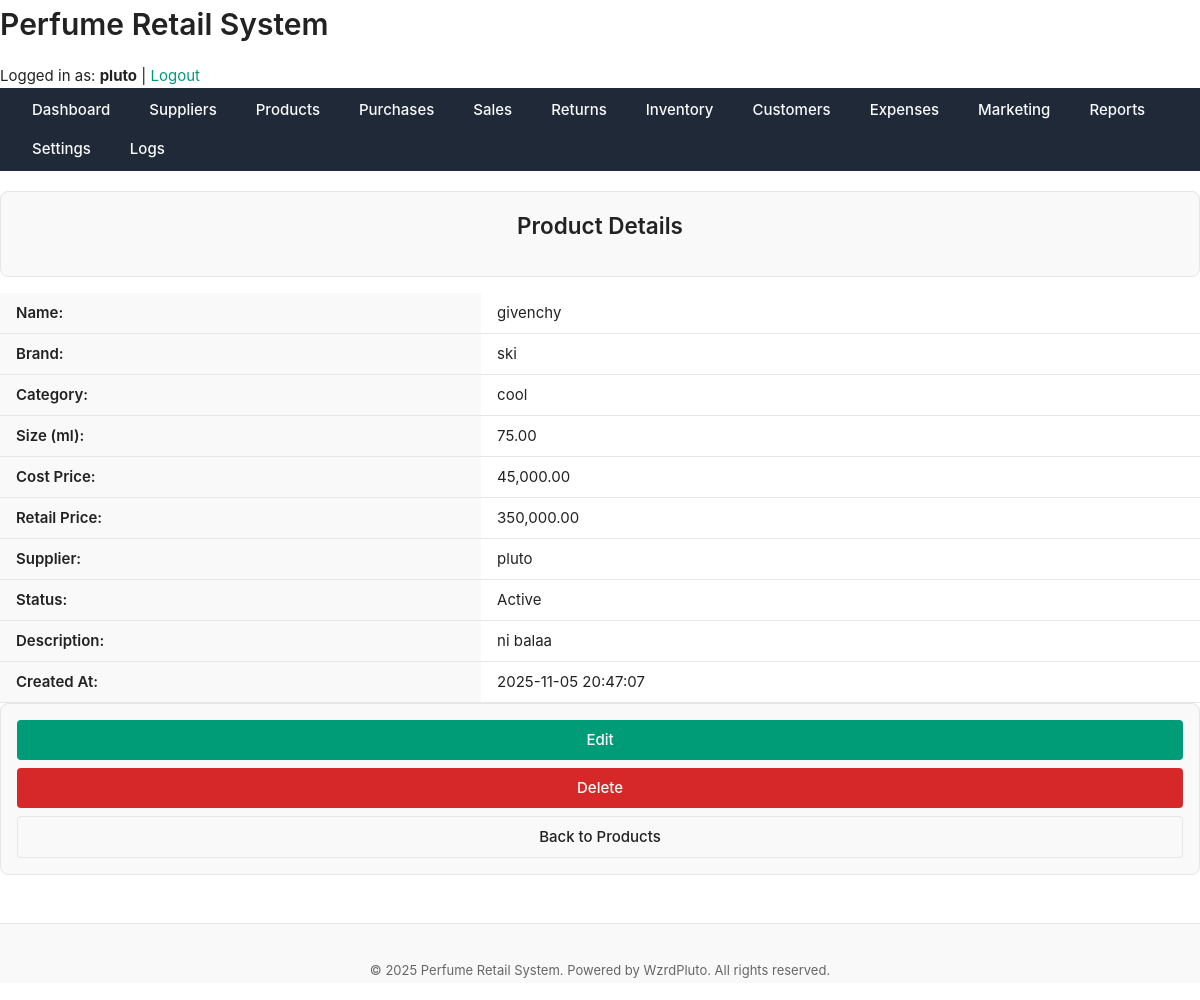
/public/products/view.php?id=12 (signed in), run on the app's committed database.
### tables this page shows
CREATE TABLE `products` (
  `product_id` int(11) NOT NULL,
  `name` varchar(150) NOT NULL,
  `brand` varchar(100) DEFAULT NULL,
  `category` varchar(100) DEFAULT NULL,
  `size_ml` decimal(6,2) DEFAULT NULL,
  `cost_price` decimal(10,2) NOT NULL,
  `retail_price` decimal(10,2) NOT NULL,
  `supplier_id` int(11) DEFAULT NULL,
  `status` enum('active','discontinued') DEFAULT 'active',
  `created_at` datetime DEFAULT current_timestamp(),
  `description` text NOT NULL
);

CREATE TABLE `suppliers` (
  `supplier_id` int(11) NOT NULL,
  `name` varchar(150) NOT NULL,
  `contact_person` varchar(100) DEFAULT NULL,
  `phone` varchar(50) DEFAULT NULL,
  `email` varchar(100) DEFAULT NULL,
  `address` text DEFAULT NULL,
  `reliability_score` decimal(4,2) DEFAULT 0.00,
  `created_at` datetime DEFAULT current_timestamp()
);

### includes/functions.php (called while the page is built, shortened)
<?php
function get_product_by_id(PDO $pdo, int $product_id): ?array {
    $stmt = $pdo->prepare("SELECT * FROM products WHERE product_id = :product_id");
    $stmt->execute(['product_id' => $product_id]);
    $row = $stmt->fetch(PDO::FETCH_ASSOC);
    return $row ?: null;
}

### public/products/view.php (the view, shortened to what this page needs)
<?php
require_once '../../includes/functions.php';
$product_id = (int)$_GET['id'];
$product = get_product_by_id($pdo, $product_id);
$supplier_name = null;
if (!empty($product['supplier_id'])) {
    $stmt = $pdo->prepare("SELECT name FROM suppliers WHERE supplier_id = :id");
    $stmt->execute(['id' => $product['supplier_id']]);
    $supplier = $stmt->fetch(PDO::FETCH_ASSOC);
    $supplier_name = $supplier ? $supplier['name'] : null;
}
include '../../includes/header.php';
?>
<div class="card mb-sm" style="display:flex; justify-content:space-between; align-items:center;">
<h2>Product Details</h2>
</div>
<table class="details-table">
    <tr>
        <th>Name:</th>
        <td><?= htmlspecialchars($product['name']) ?></td>
    </tr>
    <tr>
        <th>Brand:</th>
        <td><?= htmlspecialchars($product['brand'] ?: '-') ?></td>
    </tr>
    <tr>
        <th>Category:</th>
        <td><?= htmlspecialchars($product['category'] ?: '-') ?></td>
    </tr>
    <tr>
        <th>Size (ml):</th>
        <td><?= $product['size_ml'] ? htmlspecialchars($product['size_ml']) : '-' ?></td>
    </tr>
    <tr>
        <th>Cost Price:</th>
        <td><?= number_format($product['cost_price'], 2) ?></td>
    </tr>
    <tr>
        <th>Retail Price:</th>
        <td><?= number_format($product['retail_price'], 2) ?></td>
    </tr>
    <tr>
        <th>Supplier:</th>
        <td><?= htmlspecialchars($supplier_name ?: '-') ?></td>
    </tr>
    <tr>
        <th>Status:</th>
        <td><?= ucfirst(htmlspecialchars($product['status'])) ?></td>
    </tr>
    <tr>
        <th>Description:</th>
        <td><?= nl2br(htmlspecialchars($product['description'])) ?></td>
    </tr>
    <tr>
        <th>Created At:</th>
        <td><?= htmlspecialchars($product['created_at']) ?></td>
    </tr>
</table>
<div class="card mb-sm" style="display:flex; justify-content:space-between;">
    <a class="btn btn-primary" href="edit.php?id=<?= $product['product_id'] ?>">Edit</a>
    <a class="btn btn-danger" href="delete.php?id=<?= $product['product_id'] ?>"
       onclick="return confirm('Are you sure you want to delete this product?');">
       Delete
    </a>
    <a class="btn btn-secondary" href="index.php">Back to Products</a>
</div>
<?php include '../../includes/footer.php'; ?>

### assets/css/layout.css (style rules this page uses)
body { display: flex; min-height: 100vh; flex-direction: column; }
table { width: 100%; border-collapse: collapse; }
th, td { padding: var(--space-sm) var(--space-md); text-align: left; border-bottom: 1px solid var(--color-border); }
th { font-weight: 600; background-color: var(--color-surface); }

### assets/css/theme.css (style rules this page uses)
:root { --color-bg: #ffffff; --color-surface: #f9f9f9; --color-border: #e6e6e6; --color-text: #222222; --color-text-muted: #666666; --color-primary: #009b77; --color-primary-hover: #008165; --color-danger: #d62828; --color-success: #2d6a4f; --color-warning: #e9c46a; --shadow-light: 0 2px 8px rgba(0, 0, 0, 0.05); --radius-sm: 4px; --radius-md: 8px; --radius-lg: 16px; --font-main: "Inter", "Segoe UI", "Roboto", sans-serif; --font-size-base: 15px; --font-size-sm: 13px; --font-size-lg: 18px; --line-height-base: 1.6; --space-xs: 4px; --space-sm: 8px; --space-md: 16px; --space-lg: 24px; --space-xl: 40px; --transition-fast: 0.15s ease-in-out; --transition-base: 0.25s ease; }
*, *::before, *::after { box-sizing: border-box; margin: 0; padding: 0; }
html, body { font-family: var(--font-main); font-size: var(--font-size-base); line-height: var(--line-height-base); background-color: var(--color-bg); color: var(--color-text); height: 100%; min-height: 100vh; }
a { color: var(--color-primary); text-decoration: none; transition: color var(--transition-fast); }
h1, h2, h3, h4, h5 { color: var(--color-text); margin-bottom: var(--space-md); font-weight: 600; }
.card { background: var(--color-surface); border: 1px solid var(--color-border); border-radius: var(--radius-md); box-shadow: var(--shadow-light); padding: var(--space-lg); margin-bottom: var(--space-lg); }
.btn { display: inline-block; padding: var(--space-sm) var(--space-md); border: none; border-radius: var(--radius-sm); cursor: pointer; transition: background var(--transition-fast); font-size: var(--font-size-base); }
.btn-primary { background: var(--color-primary); color: #fff; }
.btn-danger { background: var(--color-danger); color: #fff; }
table { width: 100%; border-collapse: collapse; margin-top: var(--space-md); }
th, td { text-align: left; padding: var(--space-sm) var(--space-md); border-bottom: 1px solid var(--color-border); }
th { background: var(--color-surface); font-weight: 600; }

### assets/css/components.css (style rules this page uses)
button, .btn { display: inline-flex; align-items: center; justify-content: center; padding: var(--space-sm) var(--space-md); font-size: var(--font-size-base); font-weight: 500; border: none; border-radius: var(--radius-sm); cursor: pointer; transition: background var(--transition-fast), color var(--transition-fast), transform var(--transition-fast); text-decoration: none; }
.btn-primary { background-color: var(--color-primary); color: #fff; }
.btn-secondary { background-color: var(--color-surface); color: var(--color-text); border: 1px solid var(--color-border); }
.btn-danger { background-color: var(--color-danger); color: #fff; }
.card { background-color: var(--color-surface); border: 1px solid var(--color-border); border-radius: var(--radius-md); padding: var(--space-md); box-shadow: var(--shadow-sm); display: flex; flex-direction: column; gap: var(--space-sm); transition: box-shadow var(--transition-base); }
.mb-sm { margin-bottom: var(--space-sm); }

### data on the page
products: name "givenchy", brand "ski", category "cool", size_ml "75.00", cost_price "45,000.00", retail_price "350,000.00", status "Active", description "ni balaa", created_at "2025-11-05 20:47:07"
suppliers: name "pluto"

### other printed values
SITE_NAME "Perfume Retail System"
$_SESSION['username'] "pluto"
